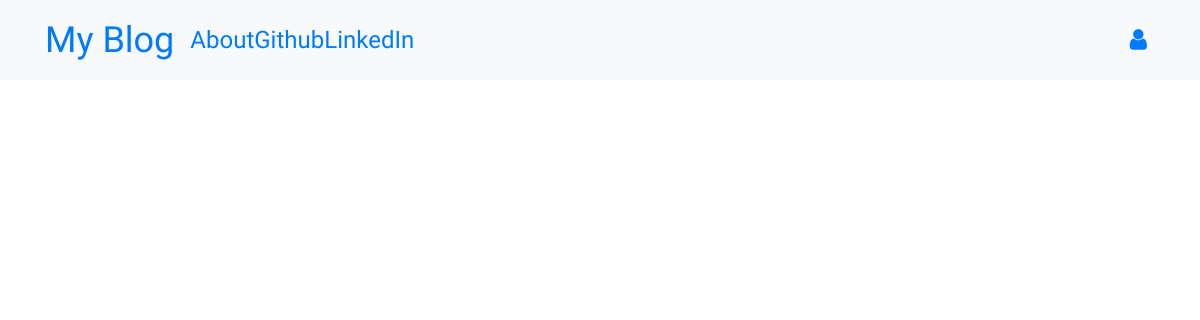
Before: / with the older database file.
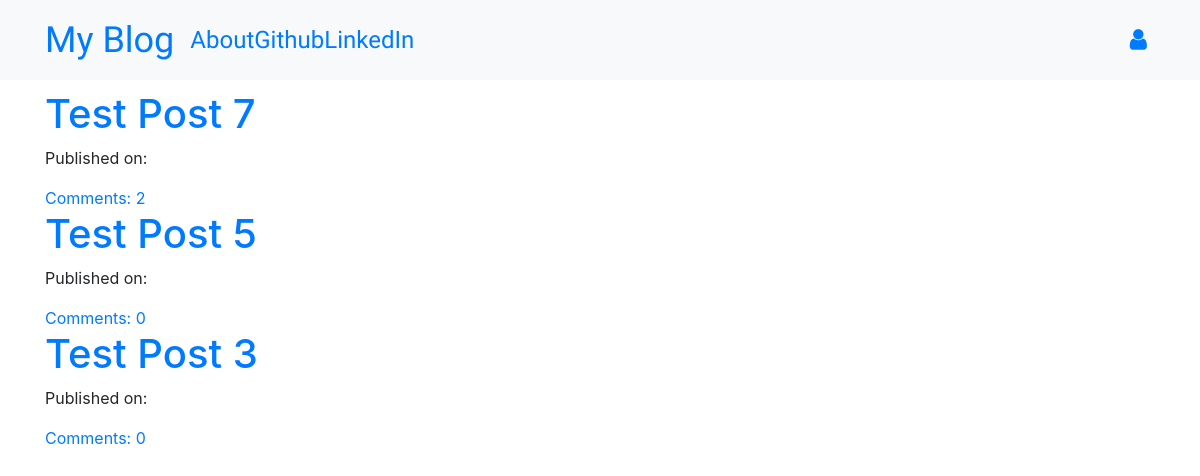
After: the same page with the newer database file.
### blog/models.py (models this page shows, shortened)
class Post(models.Model):
    author = models.ForeignKey('auth.User', on_delete=models.CASCADE)
    title = models.CharField(max_length=200)
    text = models.TextField()
    created_date = models.DateTimeField(default=timezone.now)
    published_date = models.DateTimeField(blank=True, null=True)
    def approve_comment(self):
        return self.comment.filter(approved_comment = True)

### blog/views.py (the view)
# urls.py: url(r'^$', views.PostListView.as_view(), name='post_list'),
class PostListView(ListView):
    model = Post
    def get_queryset(self):
        return Post.objects.filter(published_date__lte = timezone.now()).order_by('-published_date')

### blog/templates/blog/post_list.html
{% extends "blog/base.html" %}
{% block content %}
    <div class="centerstage">
        {% for post in post_list %}
            <div class="post">
                <h1><a href="{% url 'post_detail' pk=post.pk %}">{{post.title}}</a></h1>
            </div>
            <div class="date">
                <p>Published on: {{post.published|date:"D M Y"}}</p>
            </div>
            <a href="{% url 'post_detail' pk=post.pk %}">Comments: {{ post.approve_comment.count }}</a>
        {% endfor %}
    </div>
{% endblock %}

### blog/templates/blog/base.html (shortened to what this page needs)
<!DOCTYPE html>
{% load static %}
<html lang="en">
<head>
    <link rel="stylesheet" href="https://stackpath.bootstrapcdn.com/bootstrap/4.1.3/css/bootstrap.min.css"
>
    <link href="https://maxcdn.bootstrapcdn.com/font-awesome/4.7.0/css/font-awesome.min.css" rel="stylesheet">
    <link rel="stylesheet" href="//cdn.jsdelivr.net/medium-editor/latest/css/medium-editor.min.css" type="text/css" media="screen" charset="utf-8">
    <link rel="stylesheet" href="{% static 'css/blog.css' %}">
</head>
<body class="loader">
    <nav class="navbar navbar-expand-lg bg-light techfont">
        <div class="container">
            <div class="navbar-nav align-items-center">
                <a class="navbar-brand bigbrand" href="{% url 'post_list' %}">My Blog</a>
                <a href="{% url 'about' %}">About</a>
                <a href="https://www.github.com">Github</a>
                <a href="https://www.linkedin.com">LinkedIn</a>
            </div>
            <div class="navbar-nav align-items-center ml-auto">
                {% if user.is_authenticated %}
                    <a href="{% url 'post_new' %}">New Post</a>
                    <a href="{% url 'post_draft_list' %}">Drafts</a>
                    <a href="{% url 'logout' %}">Logout</a>
                    <a>Welcome: {{ user.username }}</a>
                {% else %}
                    <a class="nav-item nav-link" href="{% url 'login' %}"><span class="fa fa-user" aria-hidden="true"></span></a>
                {% endif %}
            </div>
        </div>
    </nav>
    <div class="content container">
        <div class="row">
            <div class="col-md-8">
                <div class="blog_posts">
                    {% block content %}
                    {% endblock %}
                </div>
            </div>
        </div>
    </div>
</body>
</html>

### blog/static/css/blog.css (style rules this page uses)
.techfont { font-family: 'Russo One', sans-serif; font-size: 1.5em; margin-bottom: 10px; }
.bigbrand { font-size: 1.5em; }
.centerstage { margin: auto; }
.loader { filter:hue-rotate(0deg); color:linear-gradient(45deg,#0f8,#08f); animation:hue 10000ms infinite linear; }

Changed rows visible on the page:
added Post: title "Test Post 7", approve_comment.count "2"
added Post: title "Test Post 5", approve_comment.count "0"
added Post: title "Test Post 3", approve_comment.count "0"
